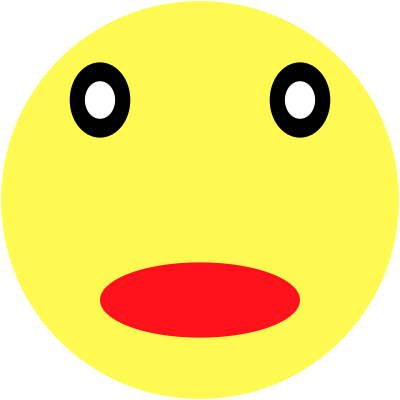
Frame 1 (no input)
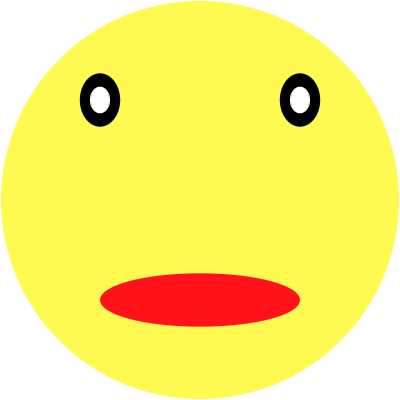
Frame 60 (the mouse pressed at the canvas centre just before this capture)
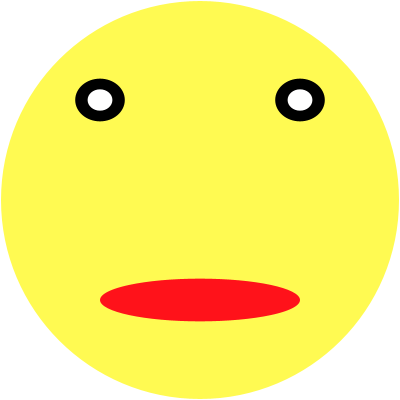
Frame 120 (the mouse held since frame 60 and released just before this capture)

The Processing sketch that drew these frames (run headless with seeded random() and noise(); from frame 60 on, the mouse is pressed at the canvas centre):

// Processing sketch: processing_156523
// ── processing_156523.pde

float timeX = 0.0;
float timeY = 200.0;

float increment = 0.02;
void setup()
{
size(400,400);
smooth();

}
void draw()
{
background(255);
float x = noise(timeX)*width/2;
float y = noise(timeY)*width/2;
timeX += increment;
timeY += increment;

noStroke();
fill(255,250,82);
ellipse(width/2,height/2,width-2,height-2);
fill(0);
ellipse(3*width/4,height/4,x/2,y/2);
ellipse(width/4,height/4,x/2,y/2);
fill(255);
ellipse(3*width/4,height/4,x/4,y/4);
ellipse(width/4,height/4,x/4,y/4);
fill(255,18,26);
ellipse(width/2,3*height/4,200,y/2);


}
